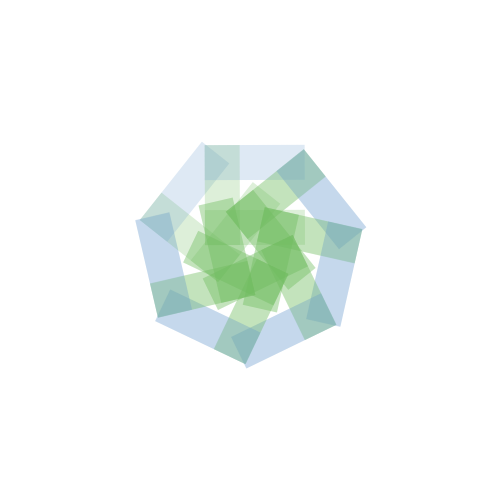
Frame 1 (no input)
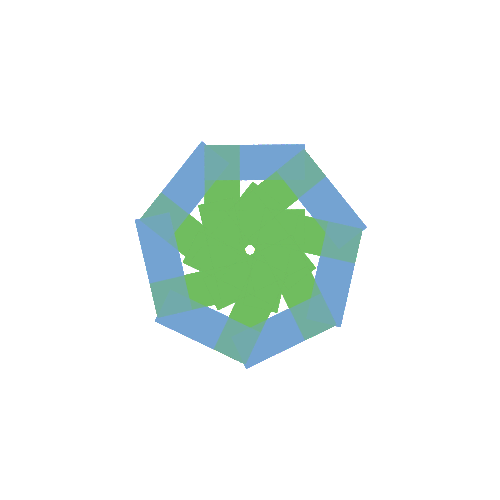
Frame 60 (the mouse pressed at the canvas centre just before this capture)
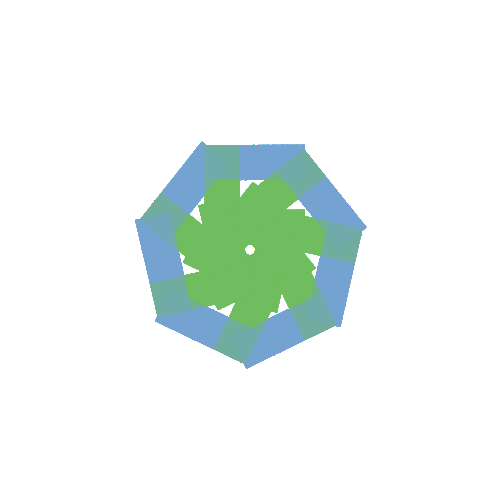
Frame 120 (the mouse held since frame 60 and released just before this capture)

The Processing sketch that drew these frames (run headless with seeded random() and noise(); from frame 60 on, the mouse is pressed at the canvas centre):

// Processing sketch: processing_84875
// ── processing_84875.pde

void setup()
{
size(500, 500);
 background(255);
 smooth();
}

void draw(){
  noStroke();
 
  
  translate(width/2, height/2);
  for (int i=0;i<360;i=i+30){
  rotate(radians(51.4)); 
  fill(110,185,95,60);
  rect(-45,-40,100,35);
  rect(-45,-105,35,100);

  noFill();
  fill(115,160,210,60);
  rect(-45,-105,100,35);
  noFill();
 }
}
